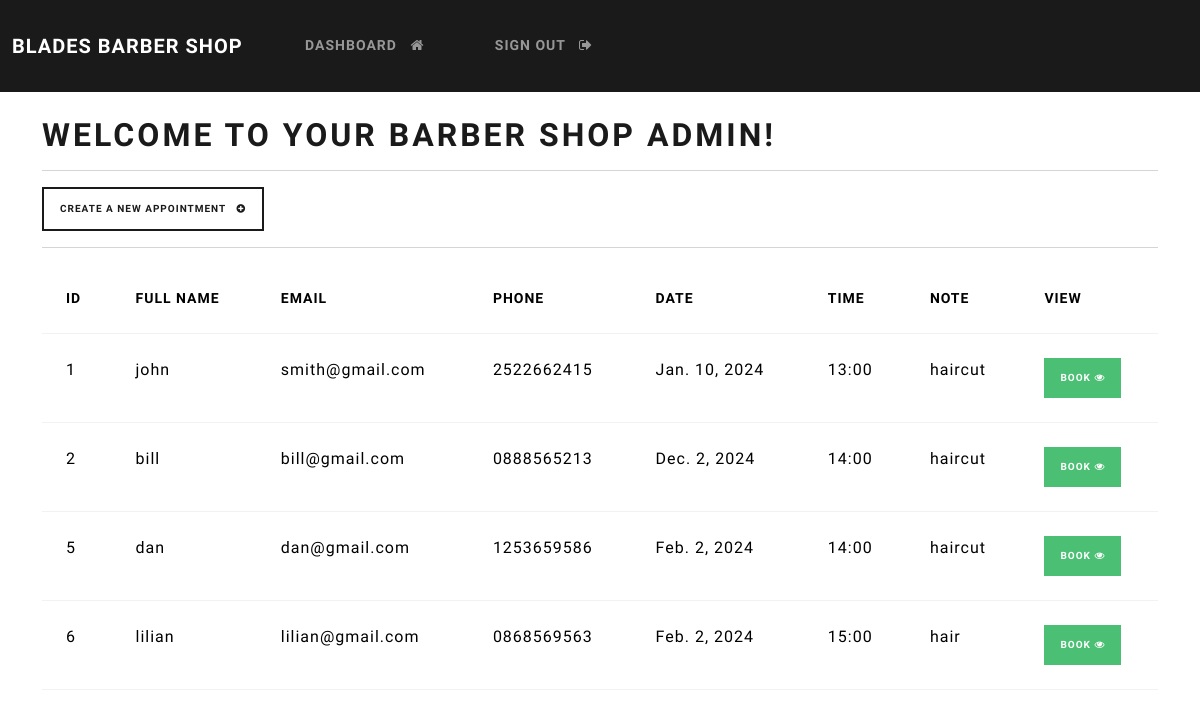
Page /dashboard (signed in) on the earlier database version.
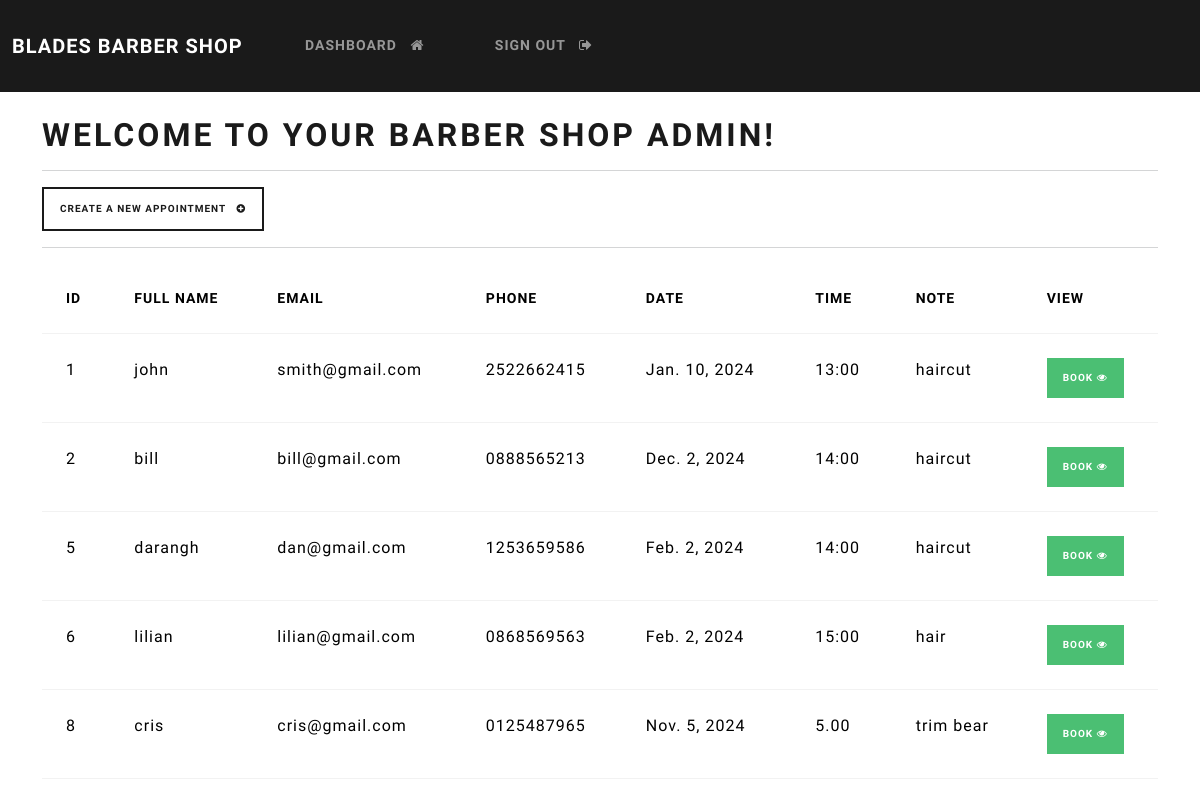
Same page on the later database version.
### app/models.py (models this page shows, shortened)
class Record(models.Model):
    fname = models.CharField(max_length=100)
    email = models.CharField(max_length=255)
    phone = models.CharField(max_length=20)
    date = models.DateField(blank=True,null=True)
    time = models.CharField(max_length=10,blank=True,null=True)
    note = models.CharField(max_length=100,blank=True,null=True)

### app/views.py (the view)
# urls.py: path('dashboard', views.dashboard, name="dashboard"),
@login_required(login_url='login')
def dashboard(request):
    my_records = Record.objects.all()
    context = {'records': my_records}
    return render(request, 'account/dashboard.html', context=context)

### templates/account/dashboard.html
{% extends 'account/base.html' %}
{% block content %}
    <h1>Welcome to your Barber Shop {{user}}!</h1>
    <hr>
    <a class="btn btn-outline-primary btn-sm" href="{% url 'create-record' %}">
        Create a new appointment &nbsp; <i class="fa fa-plus-circle" aria-hidden="true"></i>
    </a>
    <hr>
    <table class="table table-hover">
        <thead>
            <tr>
                <th scope="col"> ID </th>
                <th scope="col"> Full name </th>
                <th scope="col"> Email </th>
                <th scope="col"> Phone </th>
                <th scope="col"> Date </th>
                <th scope="col"> Time </th>
                <th scope="col"> Note </th>
                <th scope="col"> View </th>
            </tr>
        </thead>
        <tbody>
    {% if records %}
        {% for record in records %}
        <tr>
            <td> {{record.id}}</td>
            <td> {{record.fname}}</td>
            <td> {{record.email}}</td>
            <td> {{record.phone}}</td>
            <td> {{record.date}}</td>
            <td> {{record.time}}</td>
            <td> {{record.note}}</td>
            <td> <a class="btn btn-success btn-sm" href="{% url 'record' record.id %}">BOOK <i class="fa fa-eye" aria-hidden="true"></i> </a> </td>
        </tr>
        {% endfor %}
    {% endif %}
        </tbody>
        </table>
{% endblock %}

### templates/account/base.html (shortened to what this page needs)
{% load static %}
{% load crispy_forms_tags %}
<!DOCTYPE html>
<html lang="en">
<head>
  <link rel="stylesheet" type="text/css" href="https://bootswatch.com/5/lux/bootstrap.min.css">
  <link rel="stylesheet" type="text/css" href="{% static 'css/styles.css' %}">
  <link rel="stylesheet" href="https://cdnjs.cloudflare.com/ajax/libs/font-awesome/4.7.0/css/font-awesome.min.css">
</head>
<body>
    {% include 'account/navbar.html' %}
    <div class="container">
        <br>
        {% block content %}
        {% endblock %}
    </div>
</body>
</html>

### templates/account/navbar.html (shortened to what this page needs)
<nav class="navbar navbar-expand-lg navbar-dark bg-primary justify-content-center">
  <a class="navbar-brand main-heading" href="{% url 'home' %}">
    &nbsp; BLADES BARBER SHOP
  </a>
    <div class="collapse navbar-collapse text-center" id="navbarNavDropdown">
      <ul class="navbar-nav mr-auto">
        {% if user.is_authenticated %}
          <li class="nav-item">
            <a class="nav-link" href="{% url 'dashboard' %}"> dashboard &nbsp; <i class="fa fa-home" aria-hidden="true"></i> </a>
          </li>
          <li class="nav-item">
            <a class="nav-link" href="{% url 'logout' %}">Sign out &nbsp; <i class="fa fa-sign-out" aria-hidden="true"></i> </a>
          </li>
      </ul>
      {% endif %}
    </div>
</nav>

Differences in the rows shown:
changed Record "dan@gmail.com": fname "dan" → "darangh"
added Record: id "8", fname "cris", email "cris@gmail.com", phone "0125487965", date "Nov. 5, 2024", time "5.00", note "trim bear"
